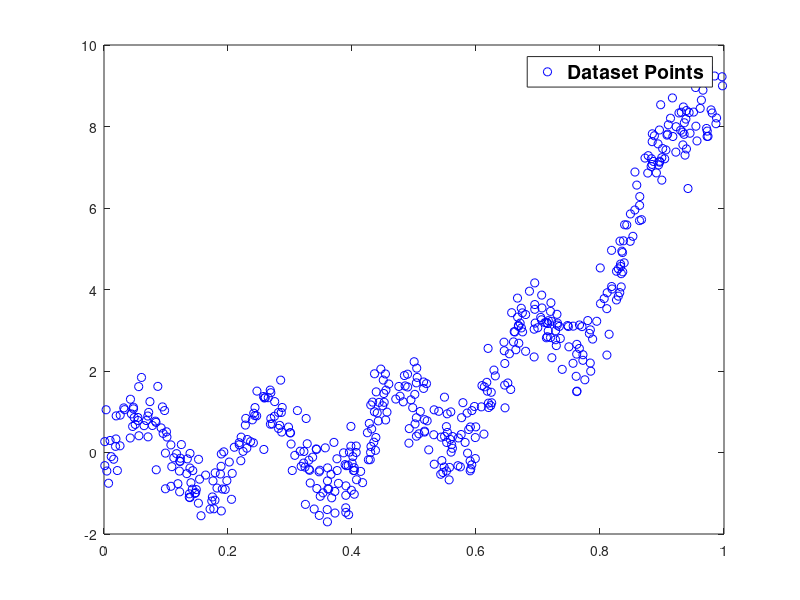

Write the MATLAB code that produced this figure. (Note: this script raises an error after producing the figure.)
% Introduction to Machine Learning (IML) - Exercise 3
% Javier Fernandez (javierfdr@gmail.com)
% Alejandro Hernandez (alejandro.ajhr@gmail.com)

function [] = ex1()
%     
    %
    input('Block 1: Press enter to plot data_set 1 data');
    % data values will be loaded to x and y
    load('reg_data_set_1.mat');
    
    figure('name','Raw data and linear approximation plot');
    plot(x,y,'bo'); hold on;
        
    % creating legend
    labels{1,1} = 'Dataset Points';
    legend(labels,'FontSize',14,'FontWeight','bold');
    
    %%
    input('Block 2: Press enter to plot the best fit by analytical linear regression');
    % Simple linear regression following http://www.le.ac.uk/users/dsgp1/COURSES/THIRDMET/MYLECTURES/2MULTIREG.pdf
    
    % simple linear regression
    %p = polyfit(x,y,1);
    % adding a one values column for constant coefficient to X
    o = ones(size(x,1),1);
    x = [o,x];  
    
    % ?? = (X'X)^-1X'y
    coeff = inv(x'*x)*(x'*y);
    disp('Coefficients for analytical regression');
    disp(coeff);
    
    y2 = lfunc(coeff,x);
    plot(x,y2,'r-');
    rms = sqrt(sum((y2-y).^2));
    disp('Root Mean Square error of the approximation');
    disp(rms);
    
    % The obtained weights are [-2.0474, 7.9948]
    % This weights show a good linear approximation but a bad approximation
    % of the shape of data in general. The linear approximation is also
    % a bit biased by the data in the x intervals [0,0.2] and [0.9,1], so
    % values between [0.2,0.9] are not that well covered.

    %%
    load('reg_data_set_1.mat');
    input('Block 3: Press enter to plot the best fit by gradient descent method')
    disp('Warning: this function is deliberately slow to show convergence graphically');
    [gdw, conv_matrix] = gdescent(x,y,0.01,1e-5,5000,false,false);
    % The obtained weights using a step of 0.01 and a threshold of 1e-5
    % are [-1.8060, 7.5477] after 4419 iterations with a min error of
    % 1.3019
    
    disp('Coefficients for gradient descent');
    disp(gdw);
   
    o = ones(size(x,1),1);
    x = [o,x]; 
    y = lfunc(gdw,x);
    plot(x,y,'g-');
    
    input('Press enter to see the convergence curve');
    % Showing the convergence curve. It can be observed how given the low
    % learning rate the gradient is still being descended so the
    % convergence curve does not oscilate but is constantly decreasing.
    figure('name','Convergence Matrix for gradient descent lr=0.01, thr=0.00001');
    plot(conv_matrix(:,1),conv_matrix(:,2),'b-');
    
    load('reg_data_set_1.mat');
    input('Press enter to see the convergence curve for lr=0.1 thr=0.00001')
    [gdw, conv_matrix] = gdescent(x,y,0.1,1e-5,5000,false,false);
    figure('name','Convergence Matrix for gradient descent lr=0.1, thr=0.00001');
    plot(conv_matrix(:,1),conv_matrix(:,2),'r-');
    %oscilations is not observed.
    % The obtained weights using a step of 0.1 and a threshold of 1e-5
    % are [-1.9717,7.8545] after 625 iterations with a min error of
    % 1.2946
    
    disp('Coefficients for gradient descent, bigger Learning Rate');
    disp(gdw);

    % 
    %%
    load('reg_data_set_1.mat');
    input('Block 4: Press enter to calculate the best fit by modified gradient descent method')
    disp('Warning: this function is deliberately slow to show convergence graphically');
    [gdw, conv_matrix] = gdescent(x,y,0.01,1e-10,2000, false,true);
    % The obtained weights using a step of 0.01 and a threshold of 1e-10
    % are [-2.0424, 7.9975] after 916 iterations with a  min error of
    % 1.2938
    
    disp('Coefficients for modified gradient descent');
    disp(gdw);

    input('Press enter to see the convergence curve');
    figure('name','Convergence Matrix for modified gradient descent lr=0.01, thr=0.00001');
    plot(conv_matrix(:,1),conv_matrix(:,2),'b-');
    % when zooming small oscillations are observed, this is caused because
    % dividing by the norm returns the unit vector which makes the learning
    % rate to have greater influence in the magnitude. This causes that the
    % area is less explored causing jumps that avoid the local minimum.
    
    
    load('reg_data_set_1.mat');
    input('Press enter to see the convergence curve for lr=0.1 thr=0.00001')
    [gdw, conv_matrix] = gdescent(x,y,0.1,1e-10,2000, false,true);
    figure('name','Convergence Matrix for modified gradient descent lr=0.1, thr=0.00001');
    plot(conv_matrix(:,1),conv_matrix(:,2),'r-');
    % obtained coefficients are [-2.00674,8.0.168] after 90 iterations with
    % min error of 1.2939
    % for a bigger learning rate the oscillation is even greater showing
    % the influence the rate is getting in the next areas to explore. In
    % general it is observed how the descense is done faster, thus
    % converging faster byt less accurately.
    
    disp('Coefficients for gradient descent, bigger Learning Rate');
    disp(gdw);

        
    %
    load('reg_data_set_1.mat');
    input('Block 5: Press enter to calculate the best fit by p=3 linear regresion')
    xpanded = expand_dataset(x,3);
    [gdw, conv_matrix] = gdescent(xpanded,y,0.01,1e-5,100000, false,false);
    % The obtained weights using a step of 0.01 and a threshold of 1e-5
    % are [-0.2779, -1.0862, 3.6390, 6.4305] after 11257 iterations with a  min error of
    % 0.44855
    
    o = ones(size(x,1),1);
    xpanded = [o,xpanded]; 
    y = lfunc(gdw,xpanded);
    plot(x,y,'g+');
    
    disp('Coefficients for modified gradient descent');
    disp(gdw);

    input('Press enter to see the convergence curve');
    figure('name','Convergence Matrix for modified gradient descent lr=0.01, thr=0.00001');
    plot(conv_matrix(:,1),conv_matrix(:,2),'b-');

    
    
    load('reg_data_set_1.mat');
    input('Press enter to see the convergence curve for lr=0.1 thr=0.00001')
    xpanded = expand_dataset(x,3);
    [gdw, conv_matrix] = gdescent(xpanded,y,0.1,1e-5,100000, false,false);
    figure('name','Convergence Matrix for modified gradient descent lr=0.1, thr=0.00001');
    plot(conv_matrix(:,1),conv_matrix(:,2),'r-');
    % obtained coefficients are [0.3350,-3.5355,3.8960,8.6186] after 2905 iterations with
    % min error of 0.37884

    
    disp('Coefficients for gradient descent, bigger Learning Rate');
    disp(gdw);
      
end